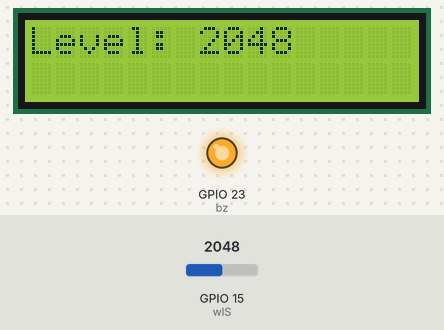
The sketch below on a simulated ESP32. Parts: 16×2 character LCD, output pins drawn as LEDs (lit = HIGH). The inputs (shaded band) are chosen by the test bench; at power-on: GPIO 15 (wlS) = 2048.

Above: at 3.2 s.
3.3 s: GPIO 15 (wlS) set to 210
At 4.0 s:
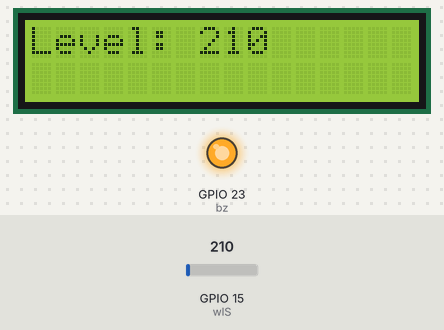
4.8 s: GPIO 15 (wlS) set to 191
At 6.0 s:
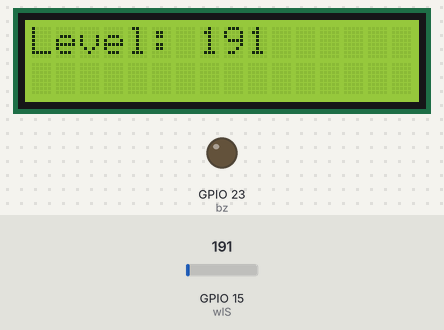
6.3 s: GPIO 15 (wlS) set to 0
At 7.4 s:
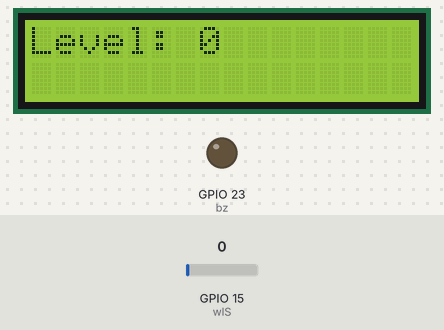
Timing chart, 0 to 9.3 s (numbered marks = the images above; inputs shaded):
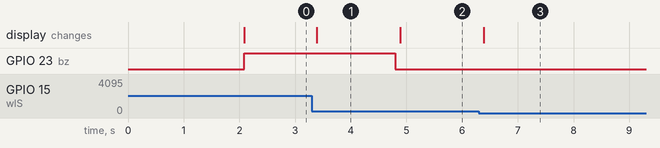

Measured:
- the behaviour switches between 200 and 199 on GPIO 15 (wlS) (found by bisection; images 1 and 2)
- after the input at 3.3 s, the display: changes after 0.09 s (image 1)
- after the input at 4.8 s, GPIO 23 (bz): HIGH → LOW at once; the display: changes after 0.09 s (image 2)
- after the input at 6.3 s, the display: changes after 0.09 s (image 3)

The sketch:

WaterLevel_LCD.ino
```cpp
#include <LiquidCrystal_I2C.h>
#define wlS 15 // Water level sensor on GPIO 15
#define bz 23  // Buzzer on GPIO 23

// LCD setup
LiquidCrystal_I2C lcd(0x27, 16, 2);

// Variables for state management
String fNilai = "";
unsigned long previousMillis = 0;
const long interval = 100;

void setup() {
  // Initialize serial monitor
  Serial.begin(9600);

  // Set pin modes
  pinMode(wlS, INPUT);
  pinMode(bz, OUTPUT);

  // Initialize LCD
  lcd.init();
  lcd.backlight();
  lcd.setCursor(0, 0);
  lcd.print("Hello World");
  delay(2000);  // Pause for readability
  lcd.clear();
}

void loop() {
  // Read analog value from the water level sensor
  int val = analogRead(wlS);
  String nilai = String(val);  // Convert value to string for LCD display

  // Update the display only if the value changes or the interval passes
  unsigned long currentMillis = millis();
  if (currentMillis - previousMillis >= interval) {
    previousMillis = currentMillis;

    if (fNilai != nilai) {
      lcd.clear();
      lcd.setCursor(0, 0);
      lcd.print("Level: " + nilai);
      fNilai = nilai;  // Store the last displayed value
    }
  }

  // Control buzzer based on water level
  if (val < 200) {
    digitalWrite(bz, LOW);  // Turn off the buzzer
  } else {
    digitalWrite(bz, HIGH);  // Turn on the buzzer
  }
}
```
